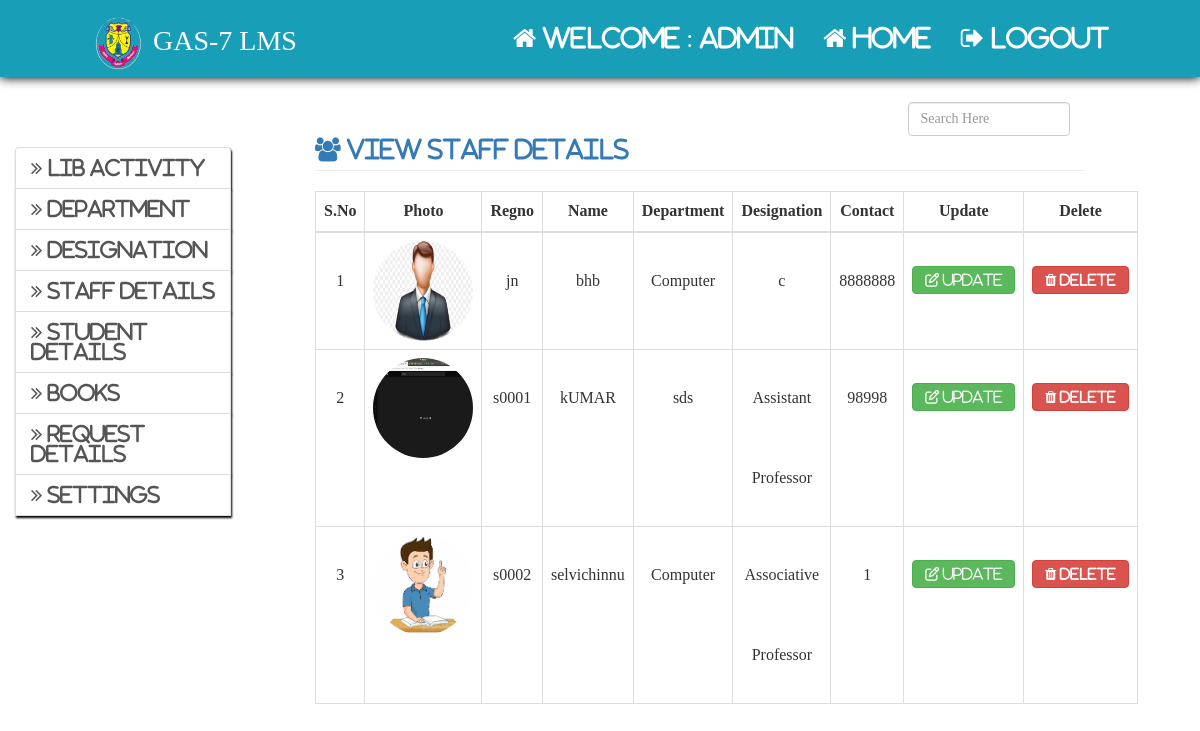
The page /admin/view_staff.php (signed in) on the database as committed earlier.
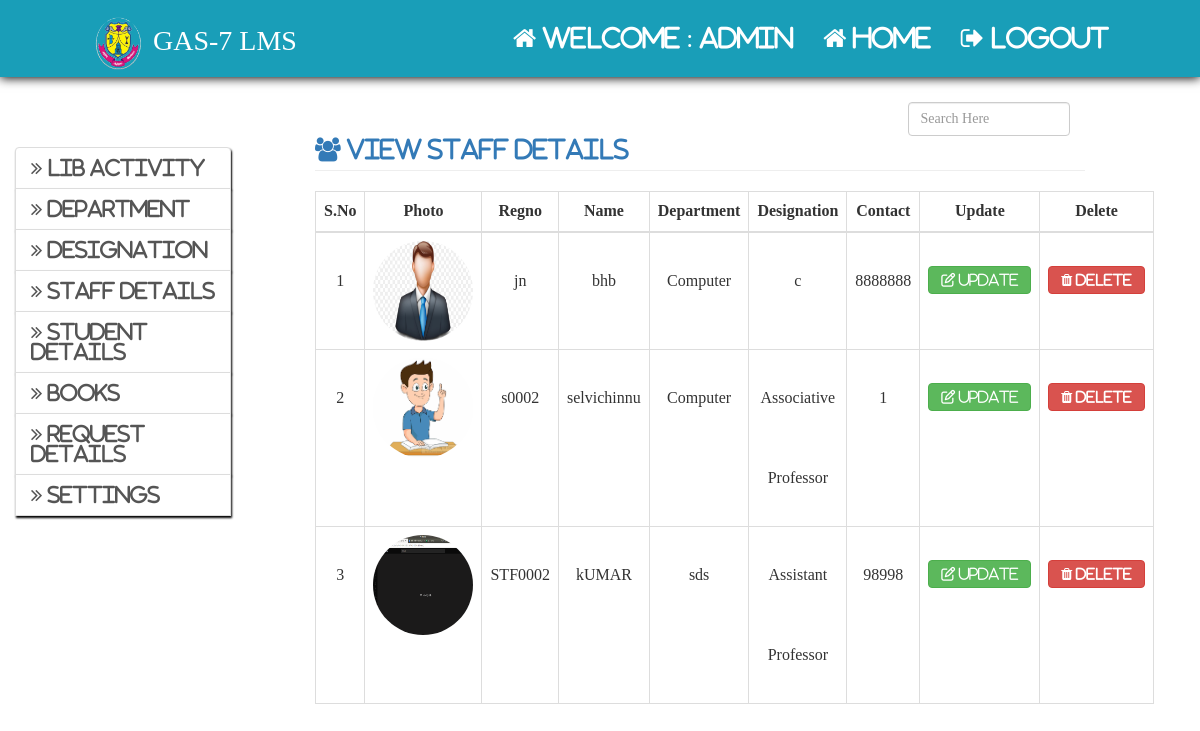
The same page on the database as committed later.
### tables this page shows
CREATE TABLE `settings` (
  `id` int(11) NOT NULL AUTO_INCREMENT,
  `app_name` varchar(30) NOT NULL,
  `app_decp` varchar(300) DEFAULT NULL,
  `app_logo` varchar(80) NOT NULL,
  `smtp_host` varchar(33) NOT NULL,
  `smtp_port` varchar(10) NOT NULL,
  `smtp_user` varchar(30) NOT NULL,
  `smtp_pass` varchar(30) NOT NULL,
  `smtp_sec_type` enum('ssl','tls') NOT NULL,
  PRIMARY KEY (`id`)
);

CREATE TABLE `staff` (
  `sid` int(11) NOT NULL AUTO_INCREMENT,
  `regno` varchar(150) NOT NULL,
  `sname` varchar(150) NOT NULL,
  `semail` varchar(200) NOT NULL,
  `did` int(11) NOT NULL,
  `id` int(11) NOT NULL,
  `contact` varchar(150) NOT NULL,
  `gender` enum('male','female') NOT NULL,
  `image` varchar(300) NOT NULL,
  `role` char(20) NOT NULL,
  PRIMARY KEY (`sid`)
);

CREATE TABLE `staff_department` (
  `id` int(11) NOT NULL AUTO_INCREMENT,
  `s_d_name` varchar(64) NOT NULL,
  PRIMARY KEY (`id`)
);

CREATE TABLE `designation` (
  `id` int(11) NOT NULL AUTO_INCREMENT,
  `designation` varchar(150) NOT NULL,
  PRIMARY KEY (`id`)
);

### admin/view_staff.php (the view, shortened to what this page needs)
<?php
	include"../include/config.php";
?>
<html>
	<head>
		<?php
			include"../include/head.php";
		?>
	</head>
	<body>
		<?php include"admin_home_nav.php";?>
		<div class="col-md-3" style="margin-top:50px">
			<?php
				include"admin_sidenav.php";
			?>
		</div>
		<div class="col-md-8">
			<?php
						echo"
						<div class='form-group pull-right col-md-3'>
							<input type='text' class='form-control' id='search' placeholder='Search Here' style='margin-top:5px'>
							</div>
						";
				$qry="Select staff.sid, staff.regno, staff.sname, staff.did, staff.id, staff.contact,staff.gender,
  staff.image, designation.designation, staff_department.s_d_name
From staff Inner Join
  staff_department On staff.did = staff_department.id
  Inner Join
  designation On staff.id = designation.id order by staff.regno";
				$res=$con->query($qry);
				if($res->num_rows>0)
				{
					$i=1;
					echo"
					<div class='asset-inner'>
					<h3 class='page-header text-primary'><span class='fa fa-users'> View Staff Details</span></h3>
						";
						echo"
						<table class='table table-bordered'>
							<tr>
								<th><center>S.No 		</center></th>
								<th><center>Photo		</center></th>
								<th><center>Regno       </center></th>
								<th><center>Name	    </center></th>
								<th><center>Department  </center></th>
								<th><center>Designation </center></th>
								<th><center>Contact     </center></th>
								<th><center>Update    </center></th>
								<th><center>Delete     </center></th>
							</tr><tbody id='mytable'>
					";
					while($row=$res->fetch_assoc())
					{
						echo"
							<tr class='center'>
								<td>{$i}</td>";
						echo "<td><center><img class='img-circle'src='{$row["image"]}' height='100' width='100'></img></center></td>";
						echo "
								<td>{$row["regno"]}</td>
								<td>{$row["sname"]}</td>
								<td>{$row["s_d_name"]}</td>
								<td>{$row["designation"]}</td>
								<td>{$row["contact"]}</td>
								<td><a id='cen' href='update_staff.php?id={$row["sid"]}' class='btn btn-success'><i class='fa fa-edit'> Update</i></a></td>
								<td><a id='cen' href='staff_delete.php?id={$row["sid"]}' class='btn btn-danger'><i class='fa fa-trash'> Delete</i></a></td>
							</tr>
						";
						$i++;
						}
					echo"
						</table>
						</div>
					";
				}
			?>
		</div>
	</body>
</html>

### include/head.php (shortened to what this page needs)
<?php
		include "../include/config.php";
		$qry="select app_name from settings";
		$res=$con->query($qry);
		if($res->num_rows>0){
			$row=$res->fetch_assoc();
		}
?>
<link rel="stylesheet" type="text/css" href="../css/bootstrap.min.css">
<link rel="stylesheet" type="text/css" href="../css/style.css">
<link rel="stylesheet" type="text/css" href="../css/font-awesome.min.css">
<link rel="stylesheet" type="text/css" href="../css/_font-awesome.min.css">

### admin/admin_home_nav.php
<nav class="navbar navbar-inverse navbar-fixed-top">
	<div class="container-fluid">
		<div class="navbar-header">
			<a class="navbar-brand"><i class=""><img src="../img/logo.png" width="55px"></i> <?php echo $row["app_name"]; ?></a>
		</div>
		<ul class="nav navbar-nav navbar-right">
			<li><a href="#"><span class="fa fa-home"> Welcome : <?php echo $_SESSION['aname']?></span></a></li>
			<li><a href="admin_home.php"><span class="fa fa-home"> Home</span></a></li>
			<li><a href="../logout.php"><span class="fa fa-sign-out"> Logout</span></a></li>
		</ul>
	</div>
</nav>

### admin/admin_sidenav.php (shortened to what this page needs)
<link rel="stylesheet" type="text/css" href="../css/_font-awesome.min.css">
<div class="list-group">
<a href="#entry" class="list-group-item" data-toggle="collapse"><span class="fa fa-angle-double-right"> Lib activity</span></a>
<a href="#design" class="list-group-item" data-toggle="collapse"><span class="fa fa-angle-double-right"> Department</span></a>
<a href="#dep" class="list-group-item" data-toggle="collapse"><span class="fa fa-angle-double-right"> Designation</span></a>
<a href="#staff" class="list-group-item" data-toggle="collapse"><span class="fa fa-angle-double-right"> Staff Details</span></a>
<a href="#std" class="list-group-item" data-toggle="collapse"><span class="fa fa-angle-double-right"> Student Details</span></a>
<a href="#lib" class="list-group-item" data-toggle="collapse"><span class="fa fa-angle-double-right"> Books</span></a>
<a href="#request" class="list-group-item" data-toggle="collapse"><span class="fa fa-angle-double-right"> Request Details</span></a>
<a href="#Settings" class="list-group-item" data-toggle="collapse"><span class="fa fa-angle-double-right"> Settings</span></a>
	</div>

### css/style.css (style rules this page uses)
.list-group-item { box-shadow: 1px 2px 2px black; width:80%; }
.navbar { position: relative; min-height: 75px; margin-bottom: 20px; border: 1px solid transparent; box-shadow: 0px 1px 10px black; }
.navbar-nav>li>a { padding-top: 25px; padding-bottom:25px; }
body { font-family:Times New Roman; font-size:20px; line-height: 1.42857143; color: #333; background-color: #fff; }
.navbar-inverse .navbar-nav>li>a { color: white; font-size:25px; }
.navbar-brand { float: left; height: 50px; padding: 15px 15px; font-size: 28px; line-height:1.7; }
.navbar-inverse .navbar-brand { color: white; }
.navbar>.container-fluid .navbar-brand { margin-left: 60px; }
.navbar-inverse { background-color:#199EB8; border-color:#199EB8; }
.navbar-right { float: right!important; margin-right: 60px; }

### admin/view_staff.php (style rules this page uses)
.center td { line-height:5!important; text-align:center; }
#cen { margin-top:25px; }

Rows that differ between the two databases and show on the page:
shown differently, row unchanged: staff "selvichinnu": moves up the list
changed staff "kUMAR": regno "s0001" → "STF0002"
